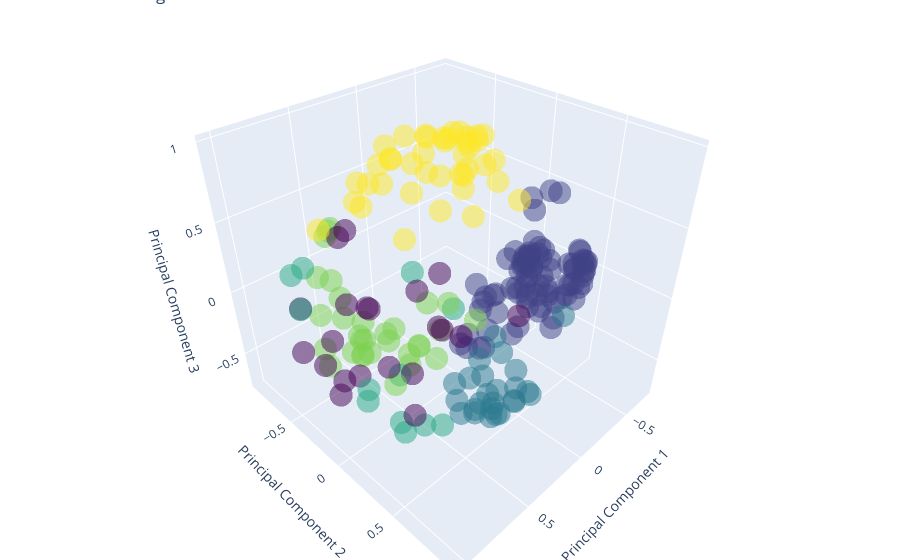

Here is the notebook cell this chart was saved with:
### Code cell
import plotly.graph_objects as go
from sklearn.decomposition import PCA

cluster_assignments = np.array([som.winner(x) for x in data_normalized]).T

# Visualize clusters using PCA for dimensionality reduction
pca = PCA(n_components=3)  # Use 3 principal components for 3D visualization
X_pca = pca.fit_transform(data_normalized)

# Create a 3D scatter plot using Plotly
fig = go.Figure()

fig.add_trace(go.Scatter3d(
    x=X_pca[:, 0],
    y=X_pca[:, 1],
    z=X_pca[:, 2],
    mode='markers',
    marker=dict(color=cluster_assignments[0], colorscale='viridis', opacity=0.5),
    text='Cluster Assignments'
))

fig.update_layout(scene=dict(
                    xaxis_title='Principal Component 1',
                    yaxis_title='Principal Component 2',
                    zaxis_title='Principal Component 3'),
                  title='SOM Clustering 3D Visualization',
                  margin=dict(l=0, r=0, b=0, t=0))

fig.show()

### Figure 1 — Plotly figure (JSON) as saved in the notebook; plotly's stock layout.template omitted (floating-point values rounded to 4 significant figures; data arrays with more than 128 entries replaced by an {"elided": "..."} marker saying what was removed)
{"data": [{"marker": {"color": {"elided": "213 int values"}, "colorscale": [[0, "#440154"], [0.1111, "#482878"], [0.2222, "#3e4989"], [0.3333, "#31688e"], [0.4444, "#26828e"], [0.5556, "#1f9e89"], [0.6667, "#35b779"], [0.7778, "#6ece58"], [0.8889, "#b5de2b"], [1, "#fde725"]], "opacity": 0.5}, "mode": "markers", "text": "Cluster Assignments", "type": "scatter3d", "x": {"elided": "213 float values"}, "y": {"elided": "213 float values"}, "z": {"elided": "213 float values"}}], "layout": {"margin": {"b": 0, "l": 0, "r": 0, "t": 0}, "scene": {"xaxis": {"title": {"text": "Principal Component 1"}}, "yaxis": {"title": {"text": "Principal Component 2"}}, "zaxis": {"title": {"text": "Principal Component 3"}}}, "title": {"text": "SOM Clustering 3D Visualization"}}}
